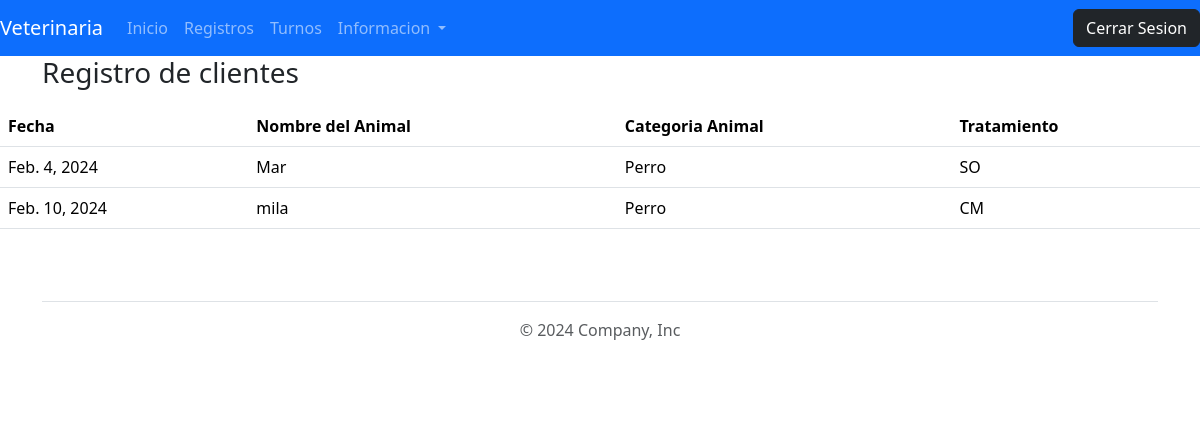
The app's page /registros (signed in) with its own data.
### myapp/models.py (models this page shows, shortened)
class RegistroConsultas(models.Model):
    fecha = models.DateField()
    dueño = models.IntegerField(null=True, blank=True)
    animal = models.CharField(max_length=20)
    animal_categoria = models.CharField(max_length=20)
    tratamiento = models.CharField(max_length=20)

### myapp/views.py (the view)
@login_required(redirect_field_name="login")
def registro_consultas(request, template_name="myapp/registros.html"):
    registros = RegistroConsultas.objects.all()
    data = {"registros":registros}
    return render(request, template_name, data)

### templates/myapp/registros.html
{% extends "base.html"%}
{% block barra %}
{% include "navbar.html"%}
{% endblock %}
{% block titulo_principal%}Registro de clientes{%endblock%}
{%block principal%}
<table class="table table-stripes">
    <thead>
        <tr>
            <th>Fecha</th>
            <th>Nombre del Animal</th>
            <th>Categoria Animal</th>
            <th>Tratamiento</th>
        </tr>
    </thead>
    {% for registro in registros%}
        <tr>
            <td>{{registro.fecha}}</td>
            <td>{{registro.animal}}</td>
            <td>{{registro.animal_categoria}}</td>
            <td>{{registro.tratamiento}}</td>
        </tr>
    {%endfor%}
</table>
<footer>
    {% include "footer.html"%}
</footer>
{%endblock%}

### static/css/styles.css (style rules this page uses)
* { margin: 0; padding: 0; }

### templates/footer.html (style rules this page uses)
footer { background-color: #ffffff; margin-top: auto; text-align: center }

### records on screen
RegistroConsultas: fecha "Feb. 4, 2024", animal "Mar", animal_categoria "Perro", tratamiento "SO"
RegistroConsultas: fecha "Feb. 10, 2024", animal "mila", animal_categoria "Perro", tratamiento "CM"
